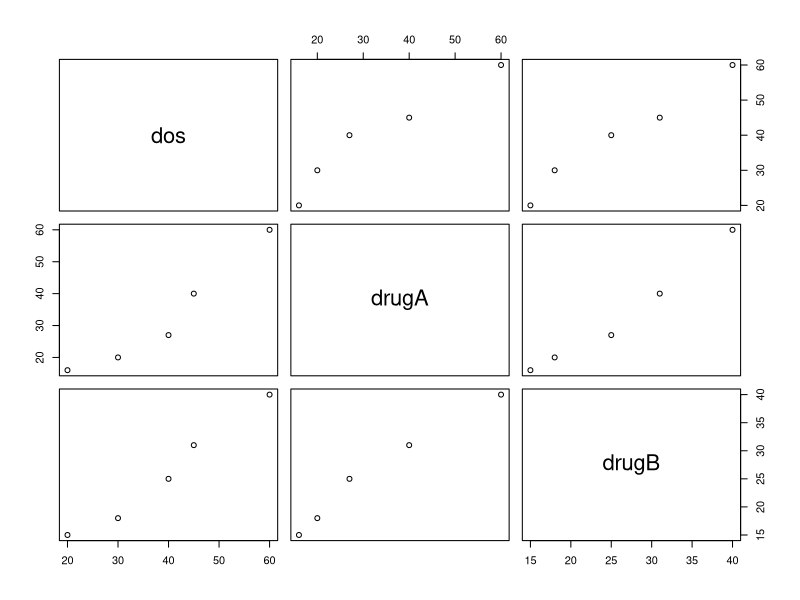
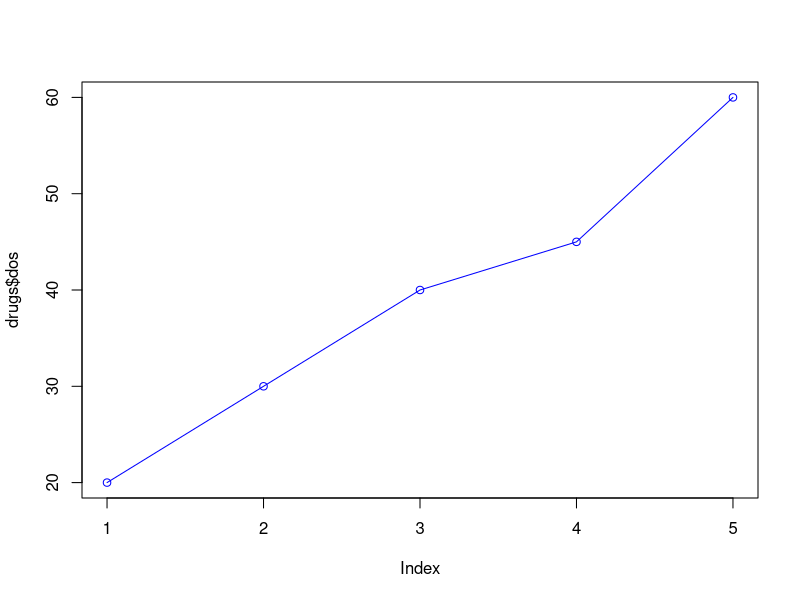
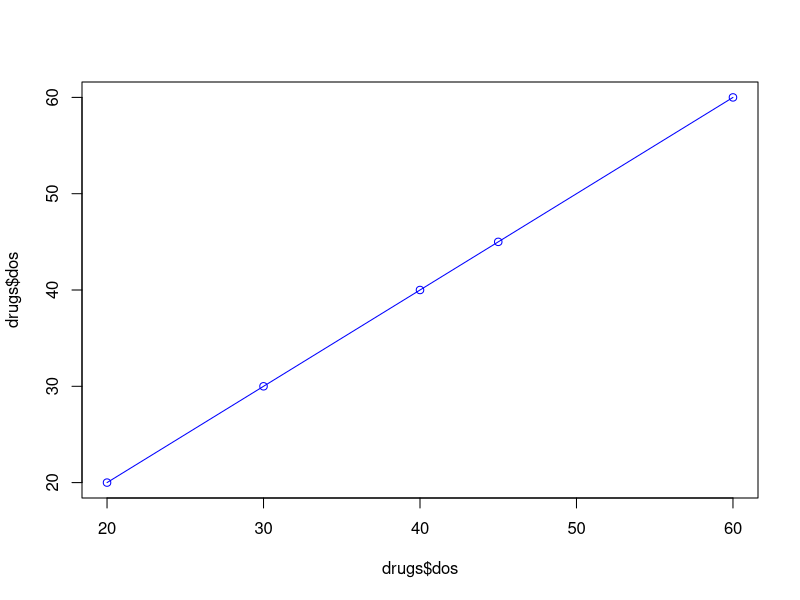

Source code (R) for these figures, in order:
dos <- c(20, 30, 40, 45, 60)
drugA <- c(16, 20, 27, 40, 60)
drugB <- c(15, 18, 25, 31, 40)
drugs <- data.frame(dos, drugA, drugB)
str(drugs)
plot(drugs)

#?plot

plot(drugs$dos, type = "o", col = "Blue")
plot(drugs$dos, drugs$dos, type = "o", col = "Blue")
